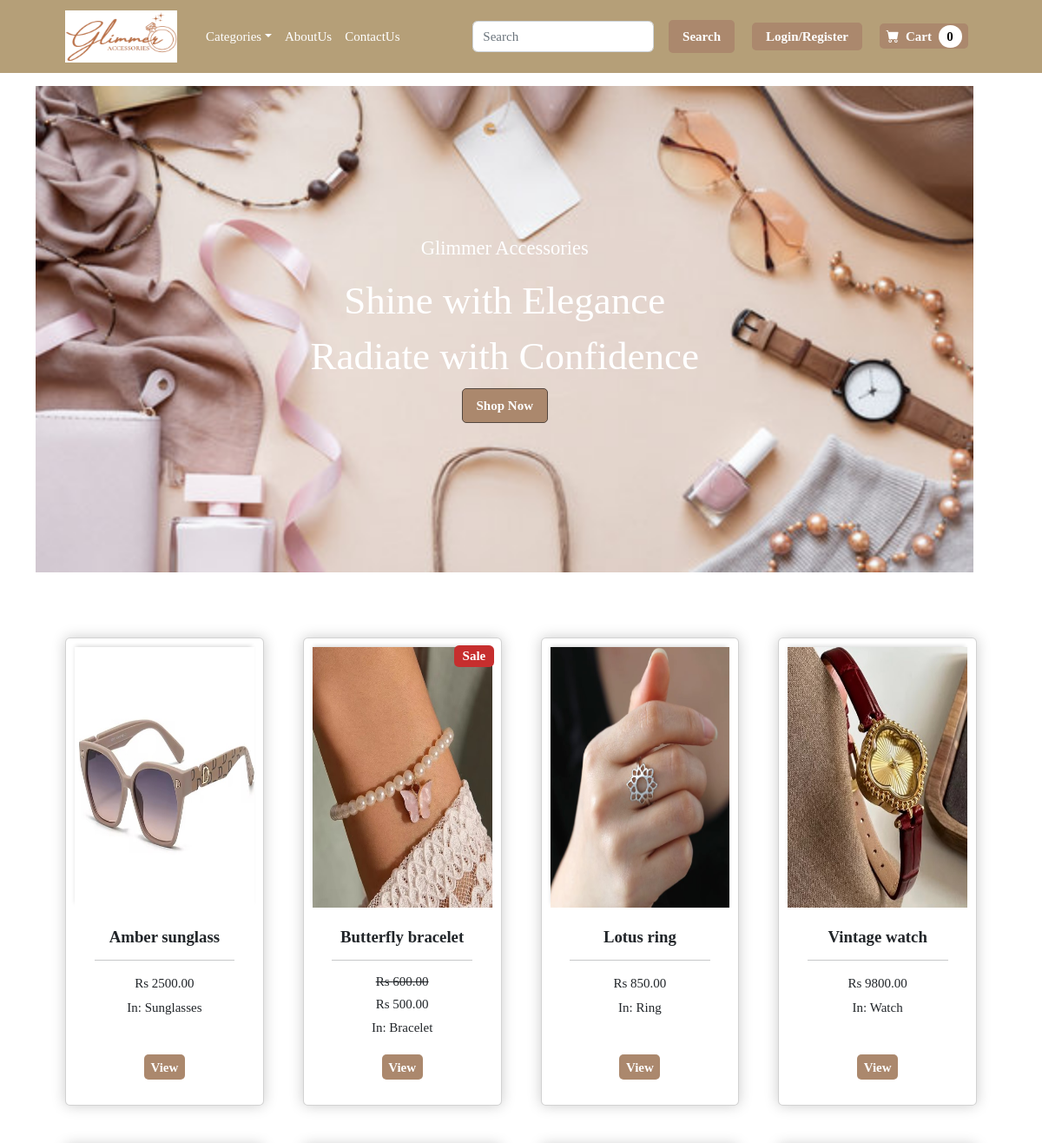
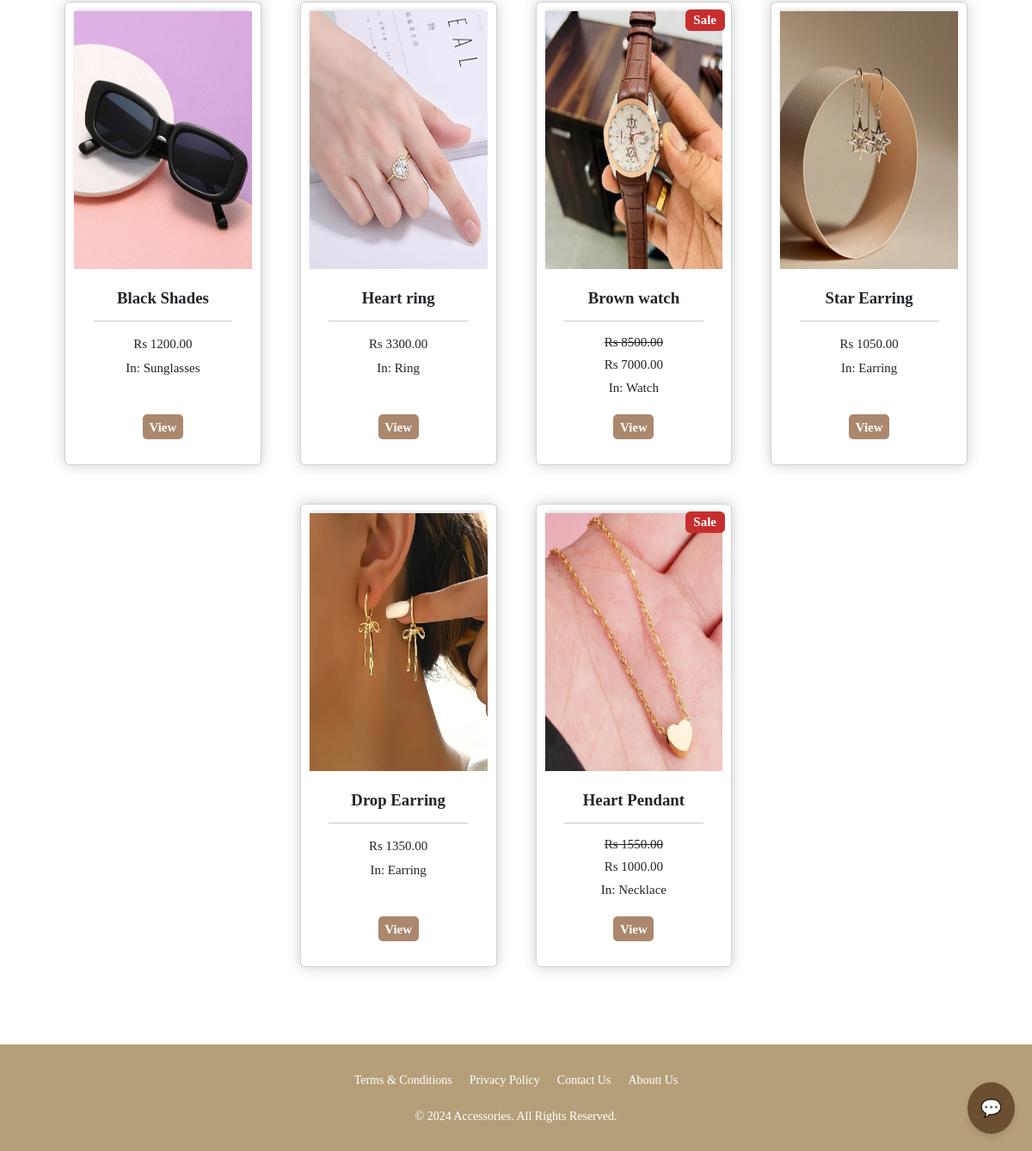
The page / on the database its author committed (2 pictures, top to bottom).
### ecommerce/models.py (models this page shows, shortened)
class Product(models.Model):
    name=models.CharField(max_length=100)
    price=models.DecimalField(default=0,decimal_places=2,max_digits=6)
    category=models.ForeignKey(Category,on_delete=models.CASCADE,default=1)
    description=models.CharField(max_length=250,default='',blank=True,null=True)
    image=models.ImageField(upload_to='uploads/product')
    is_sale=models.BooleanField(default=False)
    sale_price=models.DecimalField(default=0,decimal_places=2,max_digits=6)

class Category(models.Model):
    name = models.CharField(max_length=200)
    def __str__(self):
		    return self.name

### ecommerce/views.py (the view)
# urls.py: path('',views.home,name='home'),
def home(request):
    products= Product.objects.all()
    return render(request,'home.html',{'products':products})

### cart/cart.py (called while the page is built)
    def __len__(self):
        return len(self.cart)

### cart/context_processors.py (called while the page is built)
def cart(request):
    return{'cart':Cart(request)}

### ecommerce/templates/home.html (shortened to what this page needs)
{%extends 'main.html' %}
{%load static%}
{%block content%}
<html>
    <head>
    </head>
</html>
<header class="py-5">
    <div class="container">
            <div id="slider">
                <figure>
                    <img src="{% static 'images/1.jpg' %}" alt="Image 1">
                </figure>
                <div class="overlay">
                    <h5>Glimmer Accessories</h5>
                    <h1>Shine with Elegance</h1>
                    <h1>Radiate with Confidence</h1>
                    <button onclick="location.href=''">Shop Now</button>
                </div>
    </div>
</header>
<section class="py-5">
    <div class="container px-4 px-lg-5 mt-3">
        <div class="row gx-4 gx-lg-5 row-cols-2 row-cols-md-3 row-cols-xl-4 justify-content-center">
            {%for product in products%}
                {% if product.is_sale %}
                    <div class="col mb-5">
                        <div class="card h-100 box-element">
                             <div class="badge  text-white position-absolute" style="top: 0.5rem; right: 0.5rem;background-color:#C62E2E;">Sale</div>
                            <img class="thumbnail" src="{{product.image.url}}" alt="..." />
                            <div class="card-body p-4">
                                <div class="text-center">
                                    <h5 class="fw-bolder">{{product.name}}</h5>
                                    <hr>
                                    <h6><strike>Rs {{product.price}}</strike></h6>
                                    <h6>Rs {{product.sale_price}}</h6>
                                    In: {{product.category}}
                                </div>
                            </div>
                            <div class="card-footer p-4 pt-0 border-top-0 bg-transparent">
                                <div class="text-center">
                                    <a class="custom-cart-button" href="{%url 'product' product.id %}">View</a>
                                </div>
                            </div>
                        </div>
                    </div>
                {% else %}
                    <div class="col mb-5">
                        <div class="card h-100 box-element">
                            <img class="thumbnail" src="{{product.image.url}}" alt="..." />
                            <div class="card-body p-4">
                                <div class="text-center">
                                    <h5 class="fw-bolder">{{product.name}}</h5>
                                    <hr>
                                    <h6 style="display: inline-block;">Rs {{product.price}}</h6>
                                    <br>
                                    In: {{product.category}}
                                </div>
                            </div>
                            <div class="card-footer p-4 pt-0 border-top-0 bg-transparent">
                                <div class="text-center">
                                    <a class="custom-cart-button" href="{%url 'product' product.id %}">View</a>
                                </div>
                            </div>
                        </div>
                    </div>
                {% endif %}
            {% endfor %}
        </div>
    </div>
</section>
{%endblock content%}

### ecommerce/templates/main.html (shortened to what this page needs)
{%load static%}
<!DOCTYPE html>
<html lang="en">
    <head>
        <link rel="stylesheet" href="https://stackpath.bootstrapcdn.com/bootstrap/4.4.1/css/bootstrap.min.css">
        <link href="https://cdn.jsdelivr.net/npm/bootstrap-icons@1.5.0/font/bootstrap-icons.css" rel="stylesheet" />
        <link href="{% static 'css/styles.css' %}" rel="stylesheet" />
    </head>
    <body>
        {% include 'navbar.html' %}
        {%block content%}
        {%endblock content%}
    <button class="chat-button" onclick="toggleChatWindow()">💬</button>
        <footer>
            <div class="footer-container">
                <div class="footer-links">
                    <nav>
                        <ul class="footer-nav">
                            <li><a href="">Terms & Conditions</a></li>
                            <li><a href="">Privacy Policy</a></li>
                            <li><a href="/contact">Contact Us</a></li>
                            <li><a href="/about">Aboutt Us</a></li>
                        </ul>
                    </nav>
                    <div class="footer-copy">
                      <p>&copy; 2024 Accessories. All Rights Reserved.</p>
                    </div>
                </div>
            </div>
          </footer>
    </body>
</html>

### ecommerce/templates/navbar.html (shortened to what this page needs)
{%load static%}
<nav class="navbar navbar-expand-lg navbar-light bg-light" >
    <div class="container px-4 px-lg-5">
        <a class="navbar-brand" href="{%url 'home'%}">
            <img id="logo" src="{% static 'images/logo1.png'%}" alt="picture" >
        </a>
        <div class="collapse navbar-collapse" id="navbarSupportedContent">
            <ul class="navbar-nav me-auto mb-2 mb-lg-0 ms-lg-4">
                <li class="nav-item dropdown">
                    <a class="nav-link dropdown-toggle active" id="navbarDropdown" href="#" role="button" data-bs-toggle="dropdown" aria-expanded="false" style="color: white;">Categories</a>
                </li>
                <li class="nav-item">
                    <a class="nav-link active" aria-current="page" style="color: white;" href="{%url 'about'%}">AboutUs</a>
                </li>
                <li class="nav-item">
                    <a class="nav-link active" style="color: white;" href="{%url 'contact'%}">ContactUs</a>
                </li>
            </ul>
            <form class="custom-search-form">
                <input class="form-control mr-sm-2 custom-search-input" type="search" placeholder="Search" aria-label="Search">
                <button class="custom-search-button" type="submit">Search</button>
            </form>
           <form>
                {% if user.is_authenticated%}
                    <a href="{%url 'logout'%}" class="custom-login-button">Logout</a>
                {%else%}
                    <a href="{%url 'login'%}" class="custom-login-button">Login/Register</a>
                {%endif%}
           </form>
            <form >
                <a href="{%url 'cart_summary'%}" class="custom-cart-button">
                    <i class="bi-cart-fill me-1" ></i>
                    Cart
                    <span class="badge ms-1 rounded-pill" style="background-color: white; color: black;" id="cart_quantity">{{cart|length}}</span>
                </a>
            </form>
        </div>
    </div>
</nav>

### ecommerce/templates/main.html (style rules this page uses)
* { margin: 0; padding: 0; box-sizing: border-box; }
.chat-button { position: fixed; bottom: 20px; right: 20px; background-color: #6C4E31; color: white; border: none; padding: 15px; border-radius: 50%; font-size: 20px; cursor: pointer; box-shadow: 0 4px 6px rgba(0, 0, 0, 0.1); z-index: 100; }

### ecommerce/templates/home.html (style rules this page uses)
* { margin: 0; padding: 0; box-sizing: border-box; }
html, body { width: 100%; height: 100%; overflow-x: hidden; }
#slider { position: relative; width: 90vw; height: 70vh; overflow: hidden; }
#slider figure { display: flex; position: absolute; width: 500%; margin: 0; left: 0; top: 0; animation: sliderAnimation 15s infinite; }
#slider figure img { width: 90vw; height: 70vh; object-fit: cover; }
.overlay { position: absolute; top: 0; left: 0; width: 100%; height: 100%; background: rgba(0, 0, 0, 0); display: flex; flex-direction: column; justify-content: center; align-items: center; color: white; text-align: center; }
.overlay h1 { font-size: 3rem; margin-bottom: 10px; color: white; }
.overlay h5 { font-size: 1.5rem; margin-bottom: 20px; color: white; }
.overlay button { background-color: #AB886D; color: white; border: 1px solid #54473F; margin: 0 10px; padding: 8px 16px; border-radius: 5px; font-weight: bold; transition: background-color 0.3s ease; }

### rows shown on the page
Product: image (picture), price "2500.00", category "Sunglasses"
Product: image (picture), price "600.00", sale_price "500.00", category "Bracelet"
Product: image (picture), price "850.00", category "Ring"
Product: image (picture), price "9800.00", category "Watch"
Product: image (picture), price "1200.00", category "Sunglasses"
Product: image (picture), price "3300.00", category "Ring"
Product: image (picture), price "8500.00", sale_price "7000.00", category "Watch"
Product: image (picture), price "1050.00", category "Earring"
Product: image (picture), price "1350.00", category "Earring"
Product: image (picture), price "1550.00", sale_price "1000.00", category "Necklace"

### other values the page prints
{{ cart|length }} "0"
